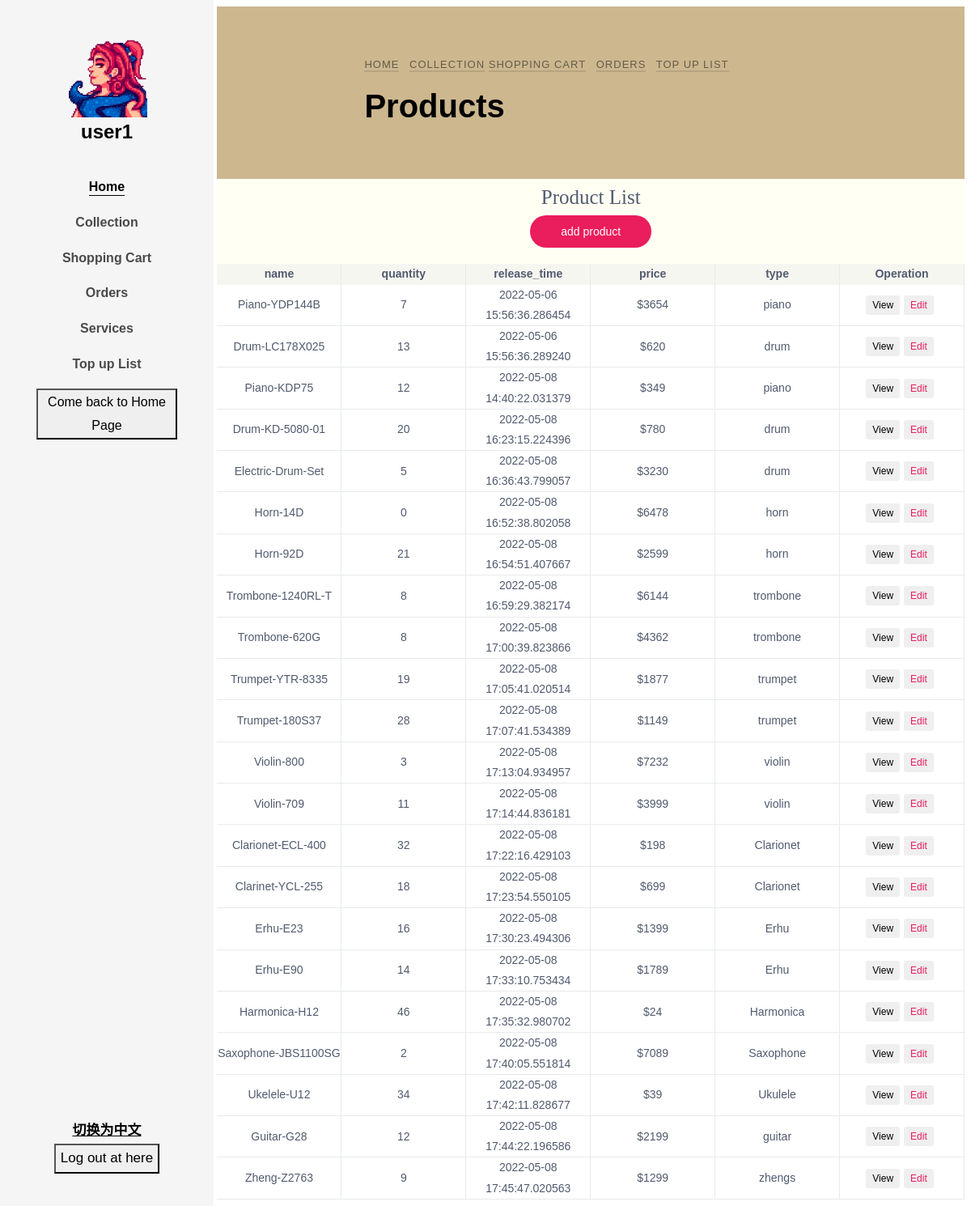
/productList (signed in), run on an earlier commit of the app's database.
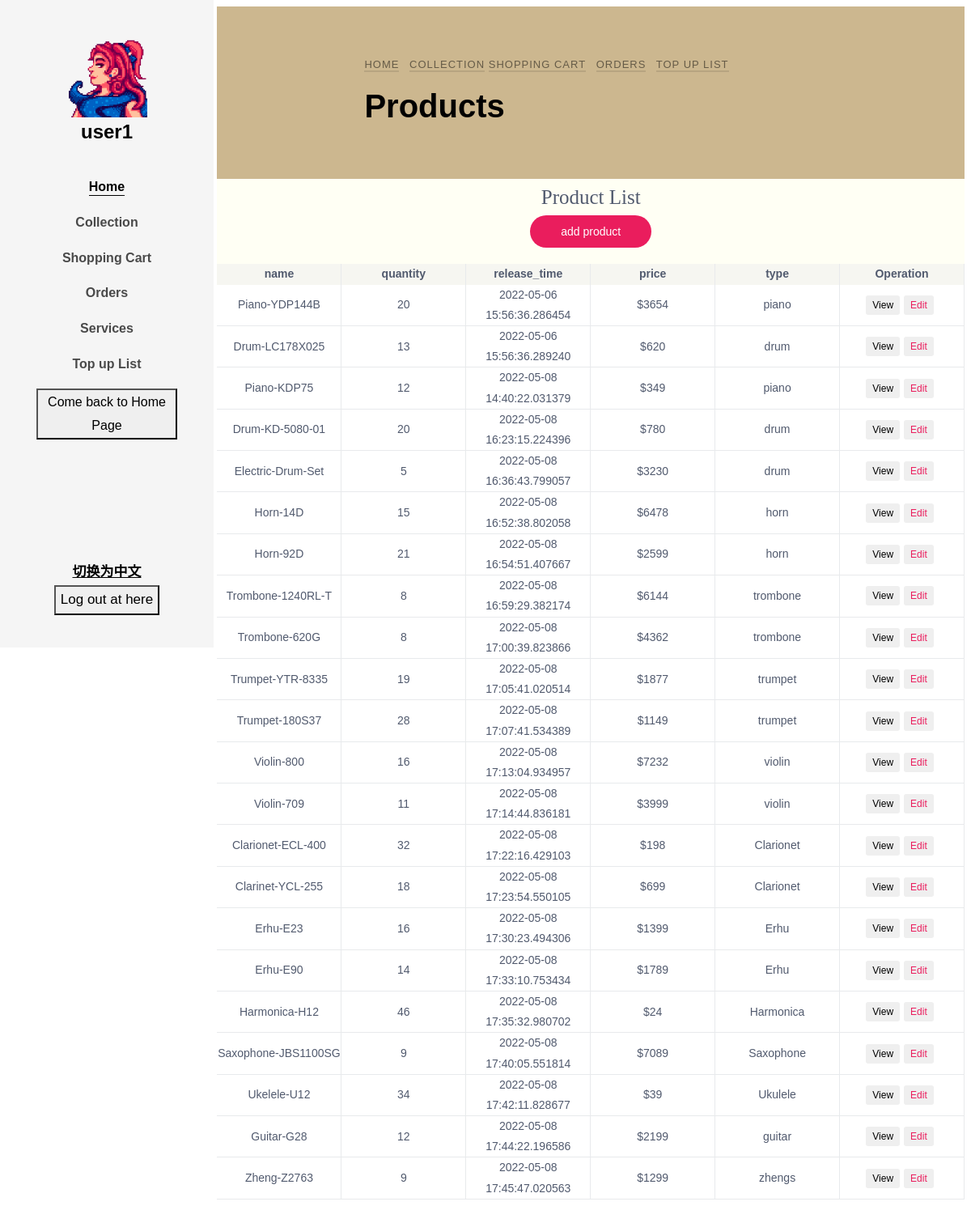
And on a later commit of the database.
### app/models.py (models this page shows)
class Commodity(db.Model):
    __tablename__ = "commodity"
    __table_args__ = {'extend_existing': True}
    id = db.Column(db.Integer, primary_key=True, autoincrement=True)
    commodity_name = db.Column(db.String(32), nullable=False)
    release_time = db.Column(db.DateTime, default=datetime.now)
    cargo_quantity = db.Column(db.Integer, nullable=False)
    pic_path1 = db.Column(db.String(64), nullable=True)
    pic_path2 = db.Column(db.String(64), nullable=True)
    pic_path3 = db.Column(db.String(64), nullable=True)
    price = db.Column(db.Integer, nullable=False)
    introduction = db.Column(db.String(64), nullable=True)
    type = db.Column(db.String(32), nullable=False)
    collect_num = db.Column(db.Integer, default=0)
    is_collect = db.Column(db.Boolean, default=False, nullable=False)

### app/routes.py (the view)
@app.route('/productList')
def productList():
    user = User.query.filter(User.user_name == session.get('USERNAME')).first()
    user_icon = setIcon()
    authority = session.get('authority')
    products = Commodity.query.all()
    allproducts = get_product(products)
    return render_template('productList.html', authority=authority, user=user, commodities=allproducts, icon=user_icon,
                           islogin=islogined(),
                           )

### app/functions.py (called while the page is built)
def islogined():
    if session.get('USERNAME'):
        return True
    else:
        return False

### app/routes.py (called while the page is built)
def setIcon():
    if islogined():
        user = User.query.filter(User.user_name == session.get('USERNAME')).first()
        user_icon = user.icon
        if user_icon != None:
            icon = user.icon
            user_icon = url_for('static', filename='uploaded_AVA/' + icon)
        else:
            user_icon = 'NULL'
    else:
        user_icon = 'NULL'
    return user_icon

def get_product(products):
    allproducts = []
    for p in products:
        item = dict()
        item['id'] = p.id
        item['name'] = p.commodity_name
        item['quantity'] = p.cargo_quantity
        item['time'] = p.release_time
        item['price'] = p.price
        item['type'] = p.type
        allproducts.append(item)
    return allproducts

### app/templates/productList.html (shortened to what the changed rows need)
<!DOCTYPE html>
<html lang="en">
<head>
    <link rel="stylesheet" href="../static/css/open-iconic-bootstrap.min.css">
    <link rel="stylesheet" href="../static/css/animate.css">
    <link rel="stylesheet" href="../static/css/owl.carousel.min.css">
    <link rel="stylesheet" href="../static/css/owl.theme.default.min.css">
    <link rel="stylesheet" href="../static/css/magnific-popup.css">
    <link rel="stylesheet" href="../static/css/aos.css">
    <link rel="stylesheet" href="../static/css/ionicons.min.css">
    <link rel="stylesheet" href="../static/css/bootstrap-datepicker.css">
    <link rel="stylesheet" href="../static/css/jquery.timepicker.css">
    <link rel="stylesheet" href="../static/css/flaticon.css">
    <link rel="stylesheet" href="../static/css/icomoon.css">
    <link rel="stylesheet" href="../static/css/style-per.css">
    <link rel="stylesheet" href="../static/css/list.css" type="text/css">
</head>
<body>
<div id="colorlib-page">
    <aside id="colorlib-aside" role="complementary" class="js-fullheight text-center">
        <h1 id="colorlib-logo"><a href="/home">
                <span>
                    {% if icon == "NULL" %}
                        <img src='{{ avatars.default(size='l') }}' alt="" width=100 height=100>
                    {% else %}
                        <img src='{{ icon }}' alt="" width=100 height=100>
                    {% endif %}
                </span><br>{{ user.user_name }}</a>
        </h1>
    </aside>
    <div id="colorlib-main">
        <section class="ftco-section ftco-bread">
            <div class="container">
                <div class="row no-gutters slider-text justify-content-center align-items-center">
                    <div class="col-md-8 ftco-animate">
                        <h1 class="bread i18n" contrastName="PRODUCTS">Products </h1>
                    </div>
                </div>
            </div>
        </section>
        <div class="ivu-table ivu-table-default ivu-table-border" style="background-color: rgba(255,255,240,0.7);text-align: center">
              <br>
              <div class="ivu-table-header">
                  <table cellspacing="0" cellpadding="0" border="0" style="width: 600px;">
                      <thead>
                        <tr>
                            <th class="ivu-table-column-sPsr1K">
                                <div class="ivu-table-cell"><span class="">name</span></div>
                            </th>
                            <th class="ivu-table-column-0Ty1Sa">
                                <div class="ivu-table-cell"><span class="">quantity</span></div>
                            </th>
                            <th class="ivu-table-column-HpbwFs">
                                <div class="ivu-table-cell"><span class="">release_time</span></div>
                            </th>
                            <th class="ivu-table-column-BsnJUZ">
                                <div class="ivu-table-cell"><span class="">price</span></div>
                            </th>
                            <th class="ivu-table-column-HpbwFs">
                                <div class="ivu-table-cell"><span class="">type</span></div>
                            </th>
                            <th class="ivu-table-column-KCCxfC ivu-table-column-center ivu-table-hidden">
                                <div class="ivu-table-cell ivu-table-hidden"><span class="">Operation</span></div>
                            </th>
                        </tr>
                      </thead>
                  </table>
              </div>
              <div class="ivu-table-body" style="">
                  <table cellspacing="0" cellpadding="0" border="0" style="width: 600px;">
                      <tbody class="ivu-table-tbody">
                        {% for c in commodities %}
                            <tr draggable="false" class="ivu-table-row">
                                <td class="ivu-table-column">
                                    <div class="ivu-table-cell">
                                        <div class="ivu-table-cell-tooltip ivu-tooltip">
                                            <div class="ivu-tooltip-rel">
                                                <span class="ivu-table-cell-tooltip-content">{{ c.name }}
                                                </span>
                                            </div>
                                        </div>
                                    </div>
                                </td>
                                <td class="ivu-table-column">
                                    <div class="ivu-table-cell">
                                        <div class="ivu-table-cell-tooltip ivu-tooltip">
                                            <div class="ivu-tooltip-rel">
                                                <span class="ivu-table-cell-tooltip-content">{{ c.quantity }}
                                                </span>
                                            </div>
                                        </div>
                                    </div>
                                </td>
                                <td class="ivu-table-column">
                                    <div class="ivu-table-cell">
                                        <div class="ivu-table-cell-tooltip ivu-tooltip">
                                            <div class="ivu-tooltip-rel">
                                                <span class="ivu-table-cell-tooltip-content">{{ c.time }}
                                                </span>
                                            </div>
                                        </div>
                                    </div>
                                </td>
                                <td class="ivu-table-column">
                                    <div class="ivu-table-cell">
                                        <div class="ivu-table-cell-tooltip ivu-tooltip">
                                            <div class="ivu-tooltip-rel">
                                                <span class="ivu-table-cell-tooltip-content">${{ c.price }}
                                                </span>
                                            </div>
                                        </div>
                                    </div>
                                </td>
                                <td class="ivu-table-column">
                                    <div class="ivu-table-cell">
                                        <div class="ivu-table-cell-tooltip ivu-tooltip">
                                            <div class="ivu-tooltip-rel">
                                                <span class="ivu-table-cell-tooltip-content">{{ c.type }}
                                                </span>
                                            </div>
                                        </div>
                                    </div>
                                </td>
                                <td class="ivu-table-column">
                                    <div class="ivu-table-cell ivu-table-hidden">
                                        <div style="display: flex; justify-content: center;">
                                            <button type="button" class="ivu-btn ivu-btn-info ivu-btn-small ivu-btn-ghost" style="margin-right: 5px; display: block;">
                                                <a href="single/{{ c.id }}">View</a>
                                            </button>
                                            <button type="button" class="ivu-btn ivu-btn-info ivu-btn-small ivu-btn-ghost" style="margin-right: 5px; display: block;" onclick="location.href='/modify_commodity/{{ c.id }}'">
                                                <span>Edit</span>
                                            </button>
                                        </div>
                                    </div>
                                </td>
                            </tr>
                        {% endfor %}
                      </tbody>
                  </table>
              </div>
          </div>
        </div>
    </div>
</body>
</html>

What changed in the data, as far as the page shows it:
changed Commodity "Piano-YDP144B": quantity "7" → "20"
changed Commodity "Horn-14D": quantity "0" → "15"
changed Commodity "Violin-800": quantity "3" → "16"
changed Commodity "Saxophone-JBS1100SG": quantity "2" → "9"
